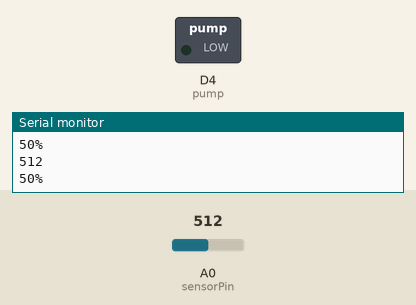
Recording of a sketch running on a simulated Arduino MKR. Shown: switched loads named in the sketch (green lamp = pin HIGH), the last lines printed to the serial monitor. The inputs (shaded band) are chosen by the test bench; at power-on: A0 (sensorPin) = 512. WiFi joins after 1.5 s; servers stay silent unless stated.

Above: at 7.7 s.
7.8 s: A0 (sensorPin) set to 427
9.7 s: A0 (sensorPin) set to 394
At 11.1 s:
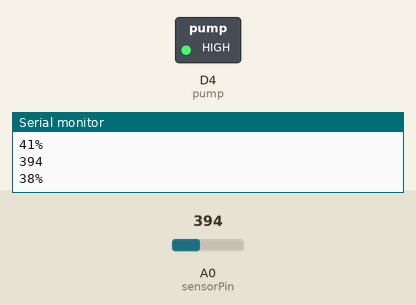
Timing chart, 0 to 19.7 s (numbered marks = the images above; inputs shaded):
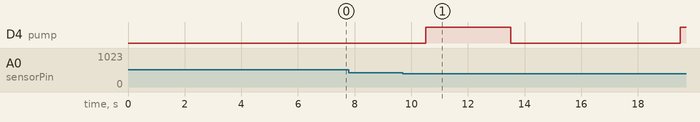

The sketch:

plantwaterer.ino
```cpp
/*Automated plant waterer on Arduino MKR1000
Soil sensor and relay to water pump connected to Arduino MKR1000 on A0 and D4 respectively
code to update ThingSpeak in bulk-update modified from  https://www.mathworks.com/help/thingspeak/continuously-collect-data-and-bulk-update-a-thingspeak-channel-using-an-arduino-mkr1000-board-or-an-esp8266-board.html
webserver code modified from https://www.arduino.cc/en/Tutorial/WiFiWebServer
by clammtl 2017 */

#include <SPI.h>
#include <WiFi101.h>
#include <stdio.h>
#include "arduino_secrets.h"


char jsonBuffer[500] = "["; // Initialize the jsonBuffer to hold sensor data
char jsonBufferP[500] = "["; // Initialize the jsonBuffer to hold pump data

char ssid[] = SECRET_SSID; //  Update your network SSID (name)in arduino_secrets.h
char pass[] = SECRET_PASS; // update your network password in arduino_secrets.h
WiFiClient client; // Initialize the WiFi client library

char server[] = "api.thingspeak.com"; // ThingSpeak Server

/* Set up arduino variables */
int sensorPin = A0; //sensorPin setup to analog 0
int sensorValue;  //collects the value of the sensor
int percent; //converts the value of the sensor to a percentage
int pump = 4; // setup the pump to digital 4


/* Collect data once every 15 seconds and post data to ThingSpeak channel once every 2 minutes */
unsigned long lastConnectionTime = 0; // Track the last connection time
unsigned long lastUpdateTime = 0; // Track the last update time
const unsigned long postingInterval = 120L * 1000L; // Post data every 2 minutes
const unsigned long updateInterval = 15L * 1000L; // Update once every 15 seconds

void setup() {
  Serial.begin(9600);

  // Attempt to connect to WiFi network
  while (WiFi.status() != WL_CONNECTED) {
    Serial.print("Attempting to connect to SSID: ");
    Serial.println(ssid);
    WiFi.begin(ssid, pass);  // Connect to WPA/WPA2 network. Change this line if using open or WEP network
    delay(5000);  // Wait 5 seconds to connect
  }
  Serial.println("Connected to wifi");
  printWiFiStatus(); // Print WiFi connection information

  // initializes the pump
  pinMode(pump, OUTPUT);

}

void loop() {


  //gets value from soil moisture sensor
  sensorValue = analogRead(sensorPin);
  percent = convertToPercent(sensorValue);
  Serial.println(sensorValue);
  Serial.print(percent);
  Serial.println("%");

  //activate the pump if humidity is lower than 40%
  if (percent < 40)
  {
    digitalWrite(pump, HIGH);
    delay(3000); // activate the pump for 3 seconds
    digitalWrite(pump, LOW);
    delay(5000); // wait 15 seconds before reading the moisture value again.
  }
  else
  {
    digitalWrite(pump, LOW);
  }

  delay(1000);
  // If update time has reached 1 second, then update the jsonBuffer
  if (millis() - lastUpdateTime >=  updateInterval) {
    updatesJson(jsonBuffer);
  }


}


// Updates the jsonBuffer with humidity data
void updatesJson(char* jsonBuffer){
  /* JSON format for updates paramater in the API
   *  This examples uses the relative timestamp as it uses the "delta_t". You can also provide the absolute timestamp using the "created_at" parameter
   *  instead of "delta_t".
   *   "[{\"delta_t\":0,\"field1\":-70},{\"delta_t\":3,\"field1\":-66}]"
   */
  // Format the jsonBuffer as noted above

  strcat(jsonBuffer,"{\"delta_t\":");
  unsigned long deltaT = (millis() - lastUpdateTime)/1000;
  size_t lengthT = String(deltaT).length();
  char temp[4]; // initialize char tempp
  sprintf(temp, "%d", percent); //stores percent into string temp
  String(deltaT).toCharArray(temp,lengthT+1); //stores deltaT to temp
  strcat(jsonBuffer,temp); // stores temp to json buffer
  strcat(jsonBuffer,",");
  strcat(jsonBuffer, "\"field1\":");
  long hum = percent; //initializes hum and stores percent
  lengthT = String(hum).length();
  String(hum).toCharArray(temp,lengthT+1); //adds hum to temp
  strcat(jsonBuffer,temp); // adds temp to json buffer
  strcat(jsonBuffer,"},");
  // If posting interval time has reached 1 minute, update the ThingSpeak channel with data
  if (millis() - lastConnectionTime >=  postingInterval) {
        size_t len = strlen(jsonBuffer);
        jsonBuffer[len-1] = ']';
        httpRequest(jsonBuffer);
  }
  lastUpdateTime = millis(); // Update the last update time
}


// Updates the ThingSpeakchannel with data
void httpRequest(char* jsonBuffer) {
  /* JSON format for data buffer in the API
   *  This examples uses the relative timestamp as it uses the "delta_t". You can also provide the absolute timestamp using the "created_at" parameter
   *  instead of "delta_t".
   *   "{\"write_api_key\":\"YOUR-CHANNEL-WRITEAPIKEY\",\"updates\":[{\"delta_t\":0,\"field1\":-60},{\"delta_t\":15,\"field1\":200},{\"delta_t\":15,\"field1\":-66}]
   */
  // Format the data buffer as noted above
  char data[500] = "{\"write_api_key\":\"ONLXSHEC1HCUP9RY\",\"updates\":";
  strcat(data,jsonBuffer);
  strcat(data,"}");

  // Close any connection before sending a new request
  client.stop();
  String data_length = String(strlen(data)+1); //Compute the data buffer length

  //Print the uploaded data to the serial
  Serial.println(data);

  // POST data to ThingSpeak
  if (client.connect(server, 80)) {
    client.println("POST /channels/376616/bulk_update.json HTTP/1.1"); //
    client.println("Host: api.thingspeak.com");
    client.println("User-Agent: mw.doc.bulk-update (Arduino ESP8266)");
    client.println("Connection: close");
    client.println("Content-Type: application/json");
    client.println("Content-Length: "+data_length);
    client.println();
    client.println(data);
  }
  else {
    Serial.println("Failure: Failed to connect to ThingSpeak");
  }
  delay(250); //Wait to receive the response
  client.parseFloat();
  String resp = String(client.parseInt());
  Serial.println("Response code:"+resp); // Print the response code. 202 indicates that the server has accepted the response
  jsonBuffer[0] = '['; //Reinitialize the jsonBuffer for next batch of data
  jsonBuffer[1] = '\0';
  lastConnectionTime = millis(); //Update the last connection time
}


//function to print the wifi status
void printWiFiStatus() {
  // Print the SSID of the network you're attached to:
  Serial.print("SSID: ");
  Serial.println(WiFi.SSID());

  // Print your device IP address:
  IPAddress ip = WiFi.localIP();
  Serial.print("IP Address: ");
  Serial.println(ip);

  // Print the received signal strength:
  long rssi = WiFi.RSSI();
  Serial.print("signal strength (RSSI):");
  Serial.print(rssi);
  Serial.println(" dBm");
}

//function to convert the analog sensor value to percentage
int convertToPercent(int value)
{
  int percentValue = 0;
  percentValue = map(value, 0, 1023, 0, 100);
  if(percentValue>100)
    percentValue = 100;
  return percentValue;
}
```

arduino_secrets.h
```cpp
#define SECRET_SSID "SSID" // replace SSID with network SSID
#define SECRET_PASS "PASS" // replace PASS with network password
```

Measured:
- the behaviour switches between 410 and 409 on A0 (sensorPin) (found by bisection; images 0 and 1)
- after the input at 9.7 s, D4 (pump): LOW → HIGH after 0.80 s, → LOW 3.0 s later, → HIGH 6.0 s later
